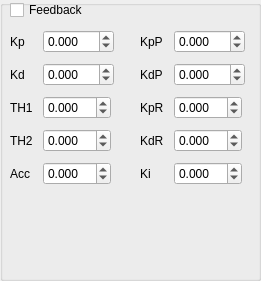
     <widget class="QGroupBox" name="groupBox">
      <property name="geometry">
       <rect>
        <x>460</x>
        <y>250</y>
        <width>261</width>
        <height>281</height>
       </rect>
      </property>
      <property name="title">
       <string/>
      </property>
      <widget class="QWidget" name="formLayoutWidget">
       <property name="geometry">
        <rect>
         <x>0</x>
         <y>20</y>
         <width>155</width>
         <height>231</height>
        </rect>
       </property>
       <layout class="QFormLayout" name="formLayout_7">
        <property name="fieldGrowthPolicy">
         <enum>QFormLayout::FieldsStayAtSizeHint</enum>
        </property>
        <property name="horizontalSpacing">
         <number>10</number>
        </property>
        <property name="verticalSpacing">
         <number>10</number>
        </property>
        <property name="leftMargin">
         <number>10</number>
        </property>
        <property name="topMargin">
         <number>10</number>
        </property>
        <property name="rightMargin">
         <number>10</number>
        </property>
        <property name="bottomMargin">
         <number>10</number>
        </property>
        <item row="0" column="0">
         <widget class="QLabel" name="label_72">
          <property name="text">
           <string>Kp</string>
          </property>
         </widget>
        </item>
        <item row="0" column="1">
         <widget class="QDoubleSpinBox" name="dspin_Kp">
          <property name="decimals">
           <number>3</number>
          </property>
          <property name="minimum">
           <double>-10.000000000000000</double>
          </property>
          <property name="maximum">
           <double>400.000000000000000</double>
          </property>
          <property name="singleStep">
           <double>0.010000000000000</double>
          </property>
         </widget>
        </item>
        <item row="1" column="0">
         <widget class="QLabel" name="label_73">
          <property name="text">
           <string>Kd</string>
          </property>
         </widget>
        </item>
        <item row="1" column="1">
         <widget class="QDoubleSpinBox" name="dspin_Kd">
          <property name="decimals">
           <number>3</number>
          </property>
          <property name="minimum">
           <double>-10.000000000000000</double>
          </property>
          <property name="maximum">
           <double>400.000000000000000</double>
          </property>
          <property name="singleStep">
           <double>0.010000000000000</double>
          </property>
         </widget>
        </item>
        <item row="2" column="0">
         <widget class="QLabel" name="label_74">
          <property name="text">
           <string>TH1</string>
          </property>
         </widget>
        </item>
        <item row="2" column="1">
         <widget class="QDoubleSpinBox" name="dspin_TH1">
          <property name="decimals">
           <number>3</number>
          </property>
          <property name="minimum">
           <double>-10.000000000000000</double>
          </property>
          <property name="maximum">
           <double>10.000000000000000</double>
          </property>
          <property name="singleStep">
           <double>0.010000000000000</double>
          </property>
         </widget>
        </item>
        <item row="3" column="0">
         <widget class="QLabel" name="label_75">
          <property name="text">
           <string>TH2</string>
          </property>
         </widget>
        </item>
        <item row="3" column="1">
         <widget class="QDoubleSpinBox" name="dspin_TH2">
          <property name="decimals">
           <number>3</number>
          </property>
          <property name="minimum">
           <double>-10.000000000000000</double>
          </property>
          <property name="maximum">
           <double>10.000000000000000</double>
          </property>
          <property name="singleStep">
           <double>0.010000000000000</double>
          </property>
         </widget>
        </item>
        <item row="4" column="0">
         <widget class="QLabel" name="label_76">
          <property name="text">
           <string>Acc</string>
          </property>
         </widget>
        </item>
        <item row="4" column="1">
         <widget class="QDoubleSpinBox" name="dspin_Acc">
          <property name="decimals">
           <number>3</number>
          </property>
          <property name="minimum">
           <double>-10.000000000000000</double>
          </property>
          <property name="maximum">
           <double>10.000000000000000</double>
          </property>
          <property name="singleStep">
           <double>0.010000000000000</double>
          </property>
         </widget>
        </item>
       </layout>
      </widget>
      <widget class="QWidget" name="formLayoutWidget_6">
       <property name="geometry">
        <rect>
         <x>130</x>
         <y>20</y>
         <width>155</width>
         <height>231</height>
        </rect>
       </property>
       <layout class="QFormLayout" name="formLayout_11">
        <property name="fieldGrowthPolicy">
         <enum>QFormLayout::FieldsStayAtSizeHint</enum>
        </property>
        <property name="horizontalSpacing">
         <number>10</number>
        </property>
        <property name="verticalSpacing">
         <number>10</number>
        </property>
        <property name="leftMargin">
         <number>10</number>
        </property>
        <property name="topMargin">
         <number>10</number>
        </property>
        <property name="rightMargin">
         <number>10</number>
        </property>
        <property name="bottomMargin">
         <number>10</number>
        </property>
        <item row="0" column="0">
         <widget class="QLabel" name="label_87">
          <property name="text">
           <string>KpP</string>
          </property>
         </widget>
        </item>
        <item row="0" column="1">
         <widget class="QDoubleSpinBox" name="dspin_KpP">
          <property name="decimals">
           <number>3</number>
          </property>
          <property name="minimum">
           <double>-10.000000000000000</double>
          </property>
          <property name="maximum">
           <double>400.000000000000000</double>
          </property>
          <property name="singleStep">
           <double>0.010000000000000</double>
          </property>
         </widget>
        </item>
        <item row="1" column="0">
         <widget class="QLabel" name="label_88">
          <property name="text">
           <string>KdP</string>
          </property>
         </widget>
        </item>
        <item row="1" column="1">
         <widget class="QDoubleSpinBox" name="dspin_KdP">
          <property name="decimals">
           <number>3</number>
          </property>
          <property name="minimum">
           <double>-10.000000000000000</double>
          </property>
          <property name="maximum">
           <double>400.000000000000000</double>
          </property>
          <property name="singleStep">
           <double>0.010000000000000</double>
          </property>
         </widget>
        </item>
        <item row="2" column="0">
         <widget class="QLabel" name="label_89">
          <property name="text">
           <string>KpR</string>
          </property>
         </widget>
        </item>
        <item row="2" column="1">
         <widget class="QDoubleSpinBox" name="dspin_KpR">
          <property name="decimals">
           <number>3</number>
          </property>
          <property name="minimum">
           <double>-10.000000000000000</double>
          </property>
          <property name="maximum">
           <double>10.000000000000000</double>
          </property>
          <property name="singleStep">
           <double>0.010000000000000</double>
          </property>
         </widget>
        </item>
        <item row="3" column="0">
         <widget class="QLabel" name="label_90">
          <property name="text">
           <string>KdR</string>
          </property>
         </widget>
        </item>
        <item row="3" column="1">
         <widget class="QDoubleSpinBox" name="dspin_KdR">
          <property name="decimals">
           <number>3</number>
          </property>
          <property name="minimum">
           <double>-10.000000000000000</double>
          </property>
          <property name="maximum">
           <double>10.000000000000000</double>
          </property>
          <property name="singleStep">
           <double>0.010000000000000</double>
          </property>
         </widget>
        </item>
        <item row="4" column="0">
         <widget class="QLabel" name="label_91">
          <property name="text">
           <string>Ki</string>
          </property>
         </widget>
        </item>
        <item row="4" column="1">
         <widget class="QDoubleSpinBox" name="dspin_Ki">
          <property name="decimals">
           <number>3</number>
          </property>
          <property name="minimum">
           <double>-10.000000000000000</double>
          </property>
          <property name="maximum">
           <double>10.000000000000000</double>
          </property>
          <property name="singleStep">
           <double>0.010000000000000</double>
          </property>
         </widget>
        </item>
       </layout>
      </widget>
      <widget class="QCheckBox" name="zmp_feedback">
       <property name="geometry">
        <rect>
         <x>10</x>
         <y>0</y>
         <width>83</width>
         <height>20</height>
        </rect>
       </property>
       <property name="text">
        <string>Feedback</string>
       </property>
      </widget>
     </widget>
